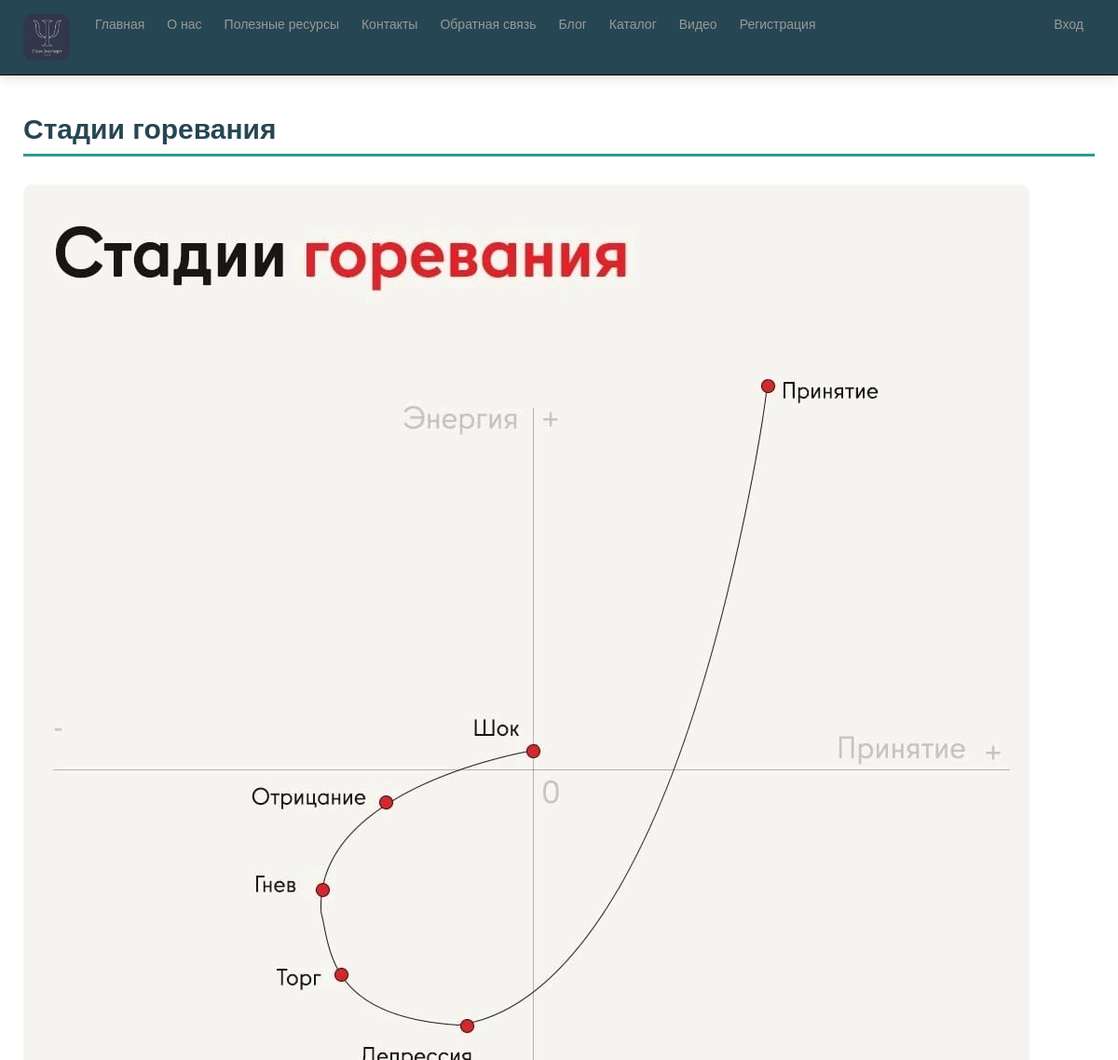
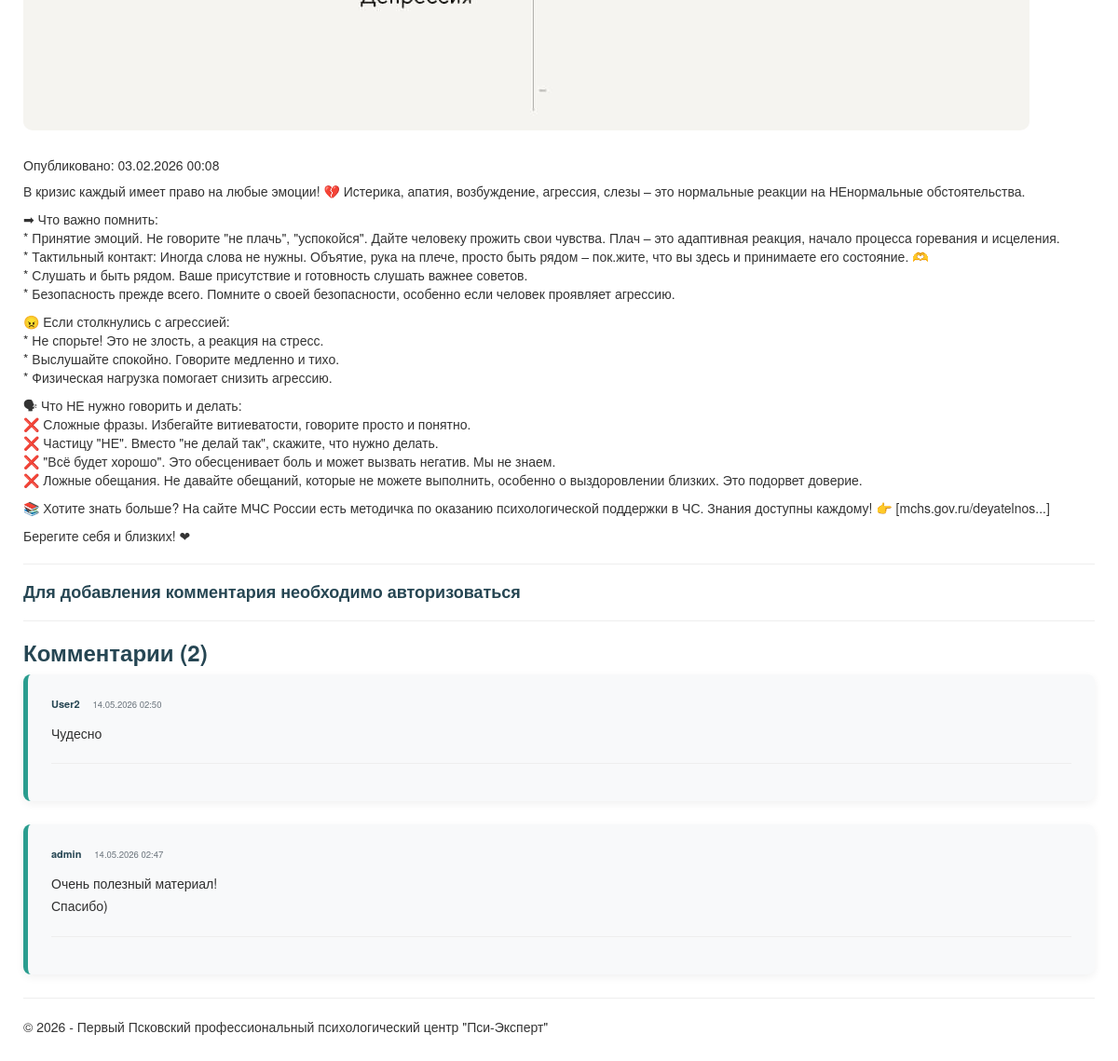
Screenshot of /blogpost/1/ with the database file from the repository (2 pictures, top to bottom).
### app/models.py (models this page shows, shortened)
class Blog(models.Model):
    title = models.CharField(
        max_length=200,
        verbose_name="Заголовок статьи"
    )
    description = models.TextField(
        verbose_name="Краткое содержание"
    )
    content = models.TextField(
        verbose_name="Полное содержание"
    )
    image = models.FileField(
        upload_to='blog_images/',           # Папка внутри media
        default='temp.jpg',                 # Изображение по умолчанию
        verbose_name="Изображение статьи"
    )
    posted = models.DateTimeField(
        default=datetime.now,           # текущая дата и время по умолчанию
        db_index=True,                  # индекс для ускорения поиска по дате
        verbose_name="Опубликована"
    )
    author = models.ForeignKey(
        User,
        null=True,           # Разрешаем NULL в базе (для старых статей)
        blank=True,          # Разрешаем оставлять поле пустым в формах
        on_delete=models.SET_NULL,   # Если автора удалят — поле станет NULL
        verbose_name="Автор статьи"
    )
    class Meta:
        verbose_name = "Статья блога"           # Название в единственном числе в админке
        verbose_name_plural = "Статьи блога"    # Название во множественном числе
        ordering = ['-posted']                  # Сортировка по дате публикации (новые сверху)

class Comment(models.Model):
    post = models.ForeignKey(
        Blog,
        on_delete=models.CASCADE,
        related_name='comments',
        verbose_name="Статья"
    )
    author = models.ForeignKey(
        User,
        on_delete=models.CASCADE,
        verbose_name="Автор комментария"
    )
    text = models.TextField(verbose_name="Текст комментария")
    date = models.DateTimeField(
        default=datetime.now,
        verbose_name="Дата комментария"
    )
    class Meta:
        verbose_name = "Комментарий"
        verbose_name_plural = "Комментарии"
        ordering = ['-date']   # Новые комментарии сверху

### app/views.py (the view)
# urls.py: path('blogpost/<int:parameter>/', views.blogpost, name='blogpost'),
def blogpost(request, parameter):
    post_1 = Blog.objects.get(id=parameter)     # Получаем статью по id (parameter)
    comments = Comment.objects.filter(post=post_1)   # Все комментарии к этой статье
    if request.method == "POST" and request.user.is_authenticated:
        form = CommentForm(request.POST)
        if form.is_valid():
            comment = form.save(commit=False)
            comment.post = post_1
            comment.author = request.user          # Текущий авторизованный пользователь
            comment.save()
            return redirect('blogpost', parameter=post_1.id)  # Перезагрузка страницы
    else:
        form = CommentForm()
    return render(
        request,
        'app/blogpost.html',
        {
            'title': post_1.title,
            'post_1': post_1,                   # Передаём одну статью
            'comments': comments,
            'form': form,
            'year': datetime.now().year,
        }
    )

### app/templates/app/blogpost.html
{% extends "app/layout.html" %}
{% block content %}
<h2>{{ post_1.title }}</h2>
{% if post_1.image and post_1.image.url != '/media/temp.jpg' %}
<img src="{{ post_1.image.url }}" alt="{{ post_1.title }}"
     style="max-width: 100%; height: auto; border-radius: 10px; margin-bottom: 20px;">
{% endif %}
<h5>Опубликовано: {{ post_1.posted|date:"d.m.Y H:i" }}</h5>
<div class="post-content">
    {{ post_1.content|linebreaks }}
</div>
<hr />
    {% if user.is_authenticated %}
<h3>Добавить комментарий</h3>
<form method="post">
    {% csrf_token %}
    {{ form.as_p }}
    <button type="submit" class="btn btn-primary">Отправить комментарий</button>
</form>
    {% else %}
<h4>Для добавления комментария необходимо авторизоваться</h4>
    {% endif %}
<hr />
<h3>Комментарии ({{ comments.count }})</h3>
    {% for comment in comments %}
<div class="comment">
    <strong>{{ comment.author }}</strong>
    <small>{{ comment.date|date:"d.m.Y H:i" }}</small>
    <p>{{ comment.text|linebreaks }}</p>
    <hr />
</div>
    {% empty %}
<p>Пока нет комментариев. Будьте первым!</p>
    {% endfor %}
{% endblock %}

### app/static/app/content/site.css (style rules this page uses)
body { padding-top: 80px; padding-bottom: 20px; }

### rows the page displays
Blog: title "Стадии горевания", image (picture), posted "03.02.2026 00:08", content "В кризис каждый имеет право на любые эмоции! 💔 Истерика, апатия, возбуждение, агрессия, слезы – это нормальные реакции на НЕнормальные обстоятельства. ➡ Что важно помнить: * Принятие эмоций. Не говорите \"не плачь\", \"успокойся\". Дайте человеку прожить свои чувства. Плач – это адаптивная реакция, начало процесса горевания и исцеления. * Тактильный контакт: Иногда слова не нужны. Объятие, рука на плече, просто быть рядом – пок.жите, что вы здесь и принимаете его состояние. 🫶 * Слушать и быть рядом. Ваше присутствие и готовность слушать важнее советов. * Безопасность прежде всего. Помните о своей безопасности, особенно если человек проявляет агрессию. 😠 Если столкнулись с агрессией: * Не…"
Comment: author "User2", date "14.05.2026 02:50", text "Чудесно"
Comment: author "admin", date "14.05.2026 02:47", text "Очень полезный материал! Спасибо)"

### other values shown
{{ comments.count }} "2"
